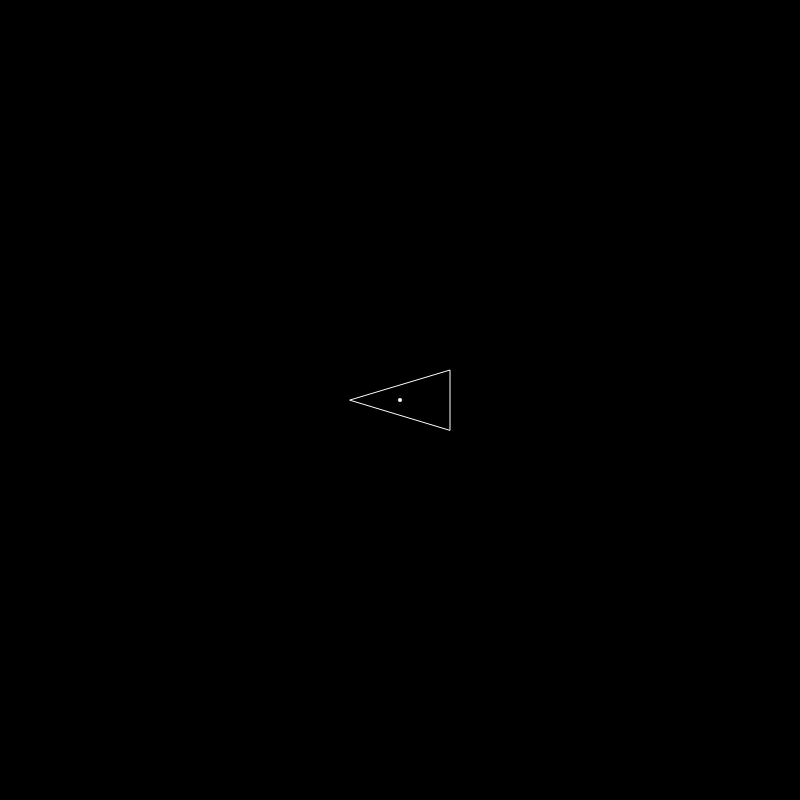
Frame 1 (no input)
Frame 60 (no input): identical to frame 1, image omitted
Frame 120 (the mouse pressed at the canvas centre since frame 60): identical to frame 1, image omitted

The p5.js sketch that drew this single still picture (run headless with seeded random() and noise() and a simulated clock; from frame 60 on, the mouse is pressed at the canvas centre):

// p5.js sketch
// ── sketch.js
var ship;
function setup(){
  createCanvas(800,800);
  ship = new Ship();
}

function draw(){
  background(0);
  strokeWeight(4);
  stroke(255);
  point(width/2,height/2);
  strokeWeight(1);
  ship.show();
}

// ── ship.js
class Ship{
  constructor(){
    this.w = 30;
    this.h = 50;
    this.pos = createVector(width/2,height/2);
    this.heading = 0;
  }

  show(){
    push();
    translate(this.pos.x, this.pos.y);
    rotate(this.heading + PI / 2);
    stroke(255);
    noFill();
    triangle(this.w,-this.h,-this.w,-this.h,0,this.h);
    pop();
  }
}

// ── style.css
html,body{
  height: 100%;
  margin: 0;
  padding: 0;
  text-align: center;
  width: 100%;
}

canvas{
  display: inline-block;
  margin-top: 50px;
}
